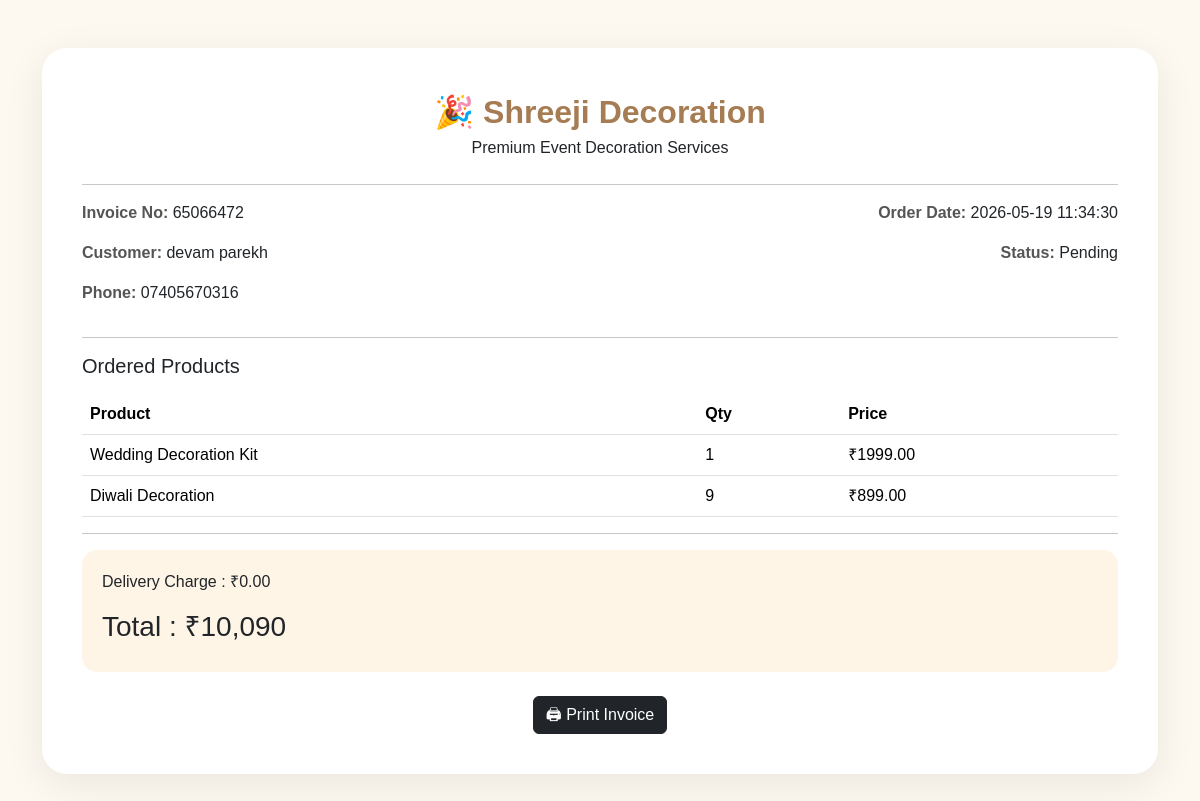
Page /invoice.php?id=3 on the committed database.
### tables this page shows
CREATE TABLE `orders` (
  `id` int(11) NOT NULL,
  `customer_id` int(11) NOT NULL,
  `order_id` varchar(20) DEFAULT NULL,
  `customer_name` varchar(255) DEFAULT NULL,
  `phone` varchar(20) DEFAULT NULL,
  `email` varchar(255) DEFAULT NULL,
  `address` text DEFAULT NULL,
  `payment_method` varchar(100) DEFAULT NULL,
  `products` longtext DEFAULT NULL,
  `total_amount` decimal(10,2) DEFAULT NULL,
  `order_date` timestamp NOT NULL DEFAULT current_timestamp(),
  `status` varchar(50) NOT NULL DEFAULT 'Pending',
  `cart_data` longtext DEFAULT NULL,
  `created_at` timestamp NOT NULL DEFAULT current_timestamp(),
  `admin_seen` tinyint(1) DEFAULT 0,
  `customer_latitude` varchar(50) DEFAULT NULL,
  `customer_longitude` varchar(50) DEFAULT NULL,
  `distance_km` decimal(10,2) DEFAULT NULL,
  `delivery_charge` decimal(10,2) DEFAULT 0.00,
  `payment_status` varchar(20) NOT NULL DEFAULT 'pending',
  `razorpay_order_id` varchar(80) DEFAULT NULL,
  `razorpay_payment_id` varchar(80) DEFAULT NULL,
  `razorpay_signature` varchar(255) DEFAULT NULL,
  `amount_paid` decimal(10,2) NOT NULL DEFAULT 0.00,
  `paid_at` datetime DEFAULT NULL
);

### invoice.php (the view, shortened to what this page needs)
<?php
require_once 'config/db.php';
$id = isset($_GET['id']) ? (int)$_GET['id'] : 0;
$order =
    mysqli_fetch_assoc(
        mysqli_query(
            $conn,
            "SELECT * FROM orders
WHERE id='$id'"
        )
    );
?>
<!DOCTYPE html>
<html lang="en">
<head>
    <link href="https://cdn.jsdelivr.net/npm/bootstrap@5.3.3/dist/css/bootstrap.min.css"
        rel="stylesheet">
</head>
<body>
    <div class="container py-5">
        <div class="invoice-card">
            <div class="text-center mb-4">
                <div class="logo-title">
                    🎉 Shreeji Decoration
                </div>
                <p>
                    Premium Event Decoration Services
                </p>
            </div>
            <hr>
            <div class="row">
                <div class="col-md-6">
                    <p>
                        <span class="invoice-label">
                            Invoice No:
                        </span>
                        <?= $order['order_id']; ?>
                    </p>
                    <p>
                        <span class="invoice-label">
                            Customer:
                        </span>
                        <?= $order['customer_name']; ?>
                    </p>
                    <p>
                        <span class="invoice-label">
                            Phone:
                        </span>
                        <?= $order['phone']; ?>
                    </p>
                </div>
                <div class="col-md-6 text-md-end">
                    <p>
                        <span class="invoice-label">
                            Order Date:
                        </span>
                        <?= $order['order_date']; ?>
                    </p>
                    <p>
                        <span class="invoice-label">
                            Status:
                        </span>
                        <?= $order['status']; ?>
                    </p>
                </div>
            </div>
            <hr>
            <h5 class="mb-3">
                Ordered Products
            </h5>
            <?php
            $products =
                json_decode(
                    $order['products'],
                    true
                );
            ?>
            <table class="table">
                <thead>
                    <tr>
                        <th>Product</th>
                        <th>Qty</th>
                        <th>Price</th>
                    </tr>
                </thead>
                <tbody>
                    <?php foreach ($products as $item) { ?>
                        <tr>
                            <td>
                                <?= $item['name']; ?>
                            </td>
                            <td>
                                <?= $item['qty']; ?>
                            </td>
                            <td>
                                ₹<?= $item['price']; ?>
                            </td>
                        </tr>
                    <?php } ?>
                </tbody>
            </table>
            <hr>
            <div class="total-box">
                <p>
                    Delivery Charge :
                    ₹<?= $order['delivery_charge']; ?>
                </p>
                <h3>
                    Total :
                    ₹<?= number_format($order['total_amount']); ?>
                </h3>
            </div>
            <div class="mt-4 text-center">
                <button
                    onclick="window.print()"
                    class="btn btn-dark">
                    🖨 Print Invoice
                </button>
            </div>
        </div>
    </div>
</body>
</html>

### invoice.php (style rules this page uses)
body { background: #FDF8F0; font-family: 'Poppins', sans-serif; }
.invoice-card { background: white; border-radius: 25px; padding: 40px; box-shadow: 0 10px 40px rgba(0, 0, 0, .08); }
.logo-title { font-size: 32px; font-weight: 700; color: #A67C52; }
.invoice-label { font-weight: 600; color: #555; }
.total-box { background: #FFF5E6; padding: 20px; border-radius: 15px; }

### rows in the picture
orders: order "65066472", customer_name "devam parekh", phone "07405670316", order_date "2026-05-19 11:34:30", status "Pending", delivery_charge "0.00", total_amount "10,090"

### other values in the picture
$item['name'] "Wedding Decoration Kit"
$item['qty'] "1"
$item['price'] "1999.00"
$item['name'] "Diwali Decoration"
$item['qty'] "9"
$item['price'] "899.00"
